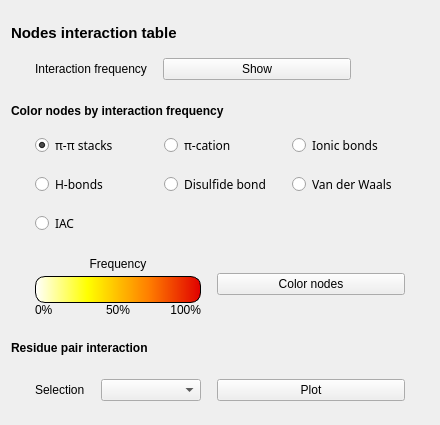
     <widget class="QWidget" name="tab_1">
      <property name="enabled">
       <bool>true</bool>
      </property>
      <property name="sizePolicy">
       <sizepolicy hsizetype="Minimum" vsizetype="Minimum">
        <horstretch>0</horstretch>
        <verstretch>0</verstretch>
       </sizepolicy>
      </property>
      <attribute name="title">
       <string>Nodes</string>
      </attribute>
      <layout class="QVBoxLayout" name="verticalLayout">
       <property name="spacing">
        <number>24</number>
       </property>
       <property name="topMargin">
        <number>24</number>
       </property>
       <property name="bottomMargin">
        <number>24</number>
       </property>
       <item>
        <layout class="QVBoxLayout" name="verticalLayout_12">
         <property name="spacing">
          <number>16</number>
         </property>
         <property name="topMargin">
          <number>0</number>
         </property>
         <item>
          <widget class="QLabel" name="label_31">
           <property name="sizePolicy">
            <sizepolicy hsizetype="Fixed" vsizetype="Preferred">
             <horstretch>0</horstretch>
             <verstretch>0</verstretch>
            </sizepolicy>
           </property>
           <property name="font">
            <font>
             <pointsize>11</pointsize>
             <weight>75</weight>
             <bold>true</bold>
            </font>
           </property>
           <property name="text">
            <string>Nodes interaction table</string>
           </property>
          </widget>
         </item>
         <item>
          <layout class="QGridLayout" name="gridLayout_7">
           <property name="leftMargin">
            <number>24</number>
           </property>
           <property name="topMargin">
            <number>0</number>
           </property>
           <property name="rightMargin">
            <number>24</number>
           </property>
           <item row="0" column="1">
            <widget class="QPushButton" name="bttn_table_freq">
             <property name="sizePolicy">
              <sizepolicy hsizetype="Fixed" vsizetype="Fixed">
               <horstretch>0</horstretch>
               <verstretch>0</verstretch>
              </sizepolicy>
             </property>
             <property name="minimumSize">
              <size>
               <width>188</width>
               <height>0</height>
              </size>
             </property>
             <property name="focusPolicy">
              <enum>Qt::NoFocus</enum>
             </property>
             <property name="text">
              <string>Show</string>
             </property>
            </widget>
           </item>
           <item row="0" column="0">
            <widget class="QLabel" name="label_36">
             <property name="text">
              <string>Interaction frequency</string>
             </property>
            </widget>
           </item>
           <item row="0" column="2">
            <widget class="QLabel" name="label_43">
             <property name="text">
              <string/>
             </property>
            </widget>
           </item>
          </layout>
         </item>
        </layout>
       </item>
       <item>
        <layout class="QVBoxLayout" name="verticalLayout_13">
         <property name="spacing">
          <number>16</number>
         </property>
         <property name="topMargin">
          <number>0</number>
         </property>
         <property name="bottomMargin">
          <number>0</number>
         </property>
         <item>
          <widget class="QLabel" name="label_32">
           <property name="font">
            <font>
             <weight>75</weight>
             <bold>true</bold>
            </font>
           </property>
           <property name="text">
            <string>Color nodes by interaction frequency</string>
           </property>
          </widget>
         </item>
         <item>
          <layout class="QGridLayout" name="gridLayout">
           <property name="leftMargin">
            <number>24</number>
           </property>
           <property name="topMargin">
            <number>0</number>
           </property>
           <property name="rightMargin">
            <number>24</number>
           </property>
           <item row="0" column="0">
            <widget class="QRadioButton" name="pipistack">
             <property name="font">
              <font>
               <family>Sans Serif</family>
               <weight>50</weight>
               <bold>false</bold>
               <stylestrategy>PreferDefault</stylestrategy>
               <kerning>true</kerning>
              </font>
             </property>
             <property name="text">
              <string>π-π stacks</string>
             </property>
             <property name="checked">
              <bool>true</bool>
             </property>
            </widget>
           </item>
           <item row="0" column="2">
            <widget class="QRadioButton" name="ionic">
             <property name="font">
              <font>
               <family>Sans Serif</family>
               <weight>50</weight>
               <bold>false</bold>
              </font>
             </property>
             <property name="text">
              <string>Ionic bonds</string>
             </property>
            </widget>
           </item>
           <item row="1" column="0">
            <widget class="QRadioButton" name="hbond">
             <property name="font">
              <font>
               <family>Sans Serif</family>
               <weight>50</weight>
               <bold>false</bold>
              </font>
             </property>
             <property name="text">
              <string>H-bonds</string>
             </property>
             <property name="checked">
              <bool>false</bool>
             </property>
            </widget>
           </item>
           <item row="0" column="1">
            <widget class="QRadioButton" name="pication">
             <property name="font">
              <font>
               <family>Sans Serif</family>
               <weight>50</weight>
               <bold>false</bold>
              </font>
             </property>
             <property name="text">
              <string>π-cation</string>
             </property>
            </widget>
           </item>
           <item row="1" column="1">
            <widget class="QRadioButton" name="ssbond">
             <property name="font">
              <font>
               <family>Sans Serif</family>
               <weight>50</weight>
               <bold>false</bold>
              </font>
             </property>
             <property name="text">
              <string>Disulfide bond</string>
             </property>
            </widget>
           </item>
           <item row="1" column="2">
            <widget class="QRadioButton" name="vdw">
             <property name="font">
              <font>
               <family>Sans Serif</family>
               <weight>50</weight>
               <bold>false</bold>
              </font>
             </property>
             <property name="text">
              <string>Van der Waals</string>
             </property>
            </widget>
           </item>
           <item row="2" column="0">
            <widget class="QRadioButton" name="iac">
             <property name="font">
              <font>
               <family>Sans Serif</family>
               <weight>50</weight>
               <bold>false</bold>
              </font>
             </property>
             <property name="text">
              <string>IAC</string>
             </property>
            </widget>
           </item>
          </layout>
         </item>
         <item>
          <layout class="QHBoxLayout" name="horizontalLayout_32">
           <property name="spacing">
            <number>16</number>
           </property>
           <property name="leftMargin">
            <number>24</number>
           </property>
           <property name="topMargin">
            <number>0</number>
           </property>
           <property name="rightMargin">
            <number>24</number>
           </property>
           <item>
            <layout class="QVBoxLayout" name="verticalLayout_5">
             <property name="spacing">
              <number>0</number>
             </property>
             <property name="sizeConstraint">
              <enum>QLayout::SetMinimumSize</enum>
             </property>
             <item>
              <widget class="QLabel" name="label_23">
               <property name="sizePolicy">
                <sizepolicy hsizetype="Ignored" vsizetype="Fixed">
                 <horstretch>0</horstretch>
                 <verstretch>0</verstretch>
                </sizepolicy>
               </property>
               <property name="minimumSize">
                <size>
                 <width>0</width>
                 <height>25</height>
                </size>
               </property>
               <property name="text">
                <string>Frequency</string>
               </property>
               <property name="alignment">
                <set>Qt::AlignCenter</set>
               </property>
              </widget>
             </item>
             <item>
              <widget class="QLabel" name="label_24">
               <property name="sizePolicy">
                <sizepolicy hsizetype="Minimum" vsizetype="Minimum">
                 <horstretch>0</horstretch>
                 <verstretch>0</verstretch>
                </sizepolicy>
               </property>
               <property name="minimumSize">
                <size>
                 <width>22</width>
                 <height>27</height>
                </size>
               </property>
               <property name="styleSheet">
                <string notr="true">QLabel{ background: qlineargradient(spread:pad, x1:0, y1:0, x2:1, y2:0, stop:0 rgba(255, 255, 255, 255), stop:0.315789 rgba(255, 255, 0, 255), stop:0.688995 rgba(255, 125, 0, 255), stop:1 rgba(224, 0, 0, 255));
  border-radius: 10px;
  min-height: 25px;
  min-width: 20px;
  border: 1px solid black;
}</string>
               </property>
               <property name="text">
                <string/>
               </property>
              </widget>
             </item>
             <item>
              <layout class="QHBoxLayout" name="horizontalLayout_18">
               <item>
                <widget class="QLabel" name="label_25">
                 <property name="sizePolicy">
                  <sizepolicy hsizetype="Preferred" vsizetype="Fixed">
                   <horstretch>0</horstretch>
                   <verstretch>0</verstretch>
                  </sizepolicy>
                 </property>
                 <property name="text">
                  <string>0%</string>
                 </property>
                </widget>
               </item>
               <item>
                <widget class="QLabel" name="label_26">
                 <property name="sizePolicy">
                  <sizepolicy hsizetype="Fixed" vsizetype="Fixed">
                   <horstretch>0</horstretch>
                   <verstretch>0</verstretch>
                  </sizepolicy>
                 </property>
                 <property name="text">
                  <string>50%</string>
                 </property>
                 <property name="alignment">
                  <set>Qt::AlignCenter</set>
                 </property>
                </widget>
               </item>
               <item>
                <widget class="QLabel" name="label_27">
                 <property name="sizePolicy">
                  <sizepolicy hsizetype="Preferred" vsizetype="Fixed">
                   <horstretch>0</horstretch>
                   <verstretch>0</verstretch>
                  </sizepolicy>
                 </property>
                 <property name="text">
                  <string>100%</string>
                 </property>
                 <property name="alignment">
                  <set>Qt::AlignRight|Qt::AlignTrailing|Qt::AlignVCenter</set>
                 </property>
                </widget>
               </item>
              </layout>
             </item>
            </layout>
           </item>
           <item>
            <widget class="QPushButton" name="bttn_color_resi_freq">
             <property name="sizePolicy">
              <sizepolicy hsizetype="Fixed" vsizetype="Fixed">
               <horstretch>0</horstretch>
               <verstretch>0</verstretch>
              </sizepolicy>
             </property>
             <property name="minimumSize">
              <size>
               <width>188</width>
               <height>0</height>
              </size>
             </property>
             <property name="focusPolicy">
              <enum>Qt::NoFocus</enum>
             </property>
             <property name="text">
              <string>Color nodes</string>
             </property>
            </widget>
           </item>
          </layout>
         </item>
        </layout>
       </item>
       <item>
        <layout class="QVBoxLayout" name="verticalLayout_3">
         <property name="spacing">
          <number>24</number>
         </property>
         <item>
          <widget class="QLabel" name="label_29">
           <property name="font">
            <font>
             <weight>75</weight>
             <bold>true</bold>
            </font>
           </property>
           <property name="text">
            <string>Residue pair interaction</string>
           </property>
          </widget>
         </item>
         <item>
          <layout class="QHBoxLayout" name="pair_interaction">
           <property name="spacing">
            <number>16</number>
           </property>
           <property name="leftMargin">
            <number>24</number>
           </property>
           <property name="rightMargin">
            <number>24</number>
           </property>
           <item>
            <widget class="QLabel" name="label_30">
             <property name="sizePolicy">
              <sizepolicy hsizetype="Fixed" vsizetype="Fixed">
               <horstretch>0</horstretch>
               <verstretch>0</verstretch>
              </sizepolicy>
             </property>
             <property name="text">
              <string>Selection</string>
             </property>
            </widget>
           </item>
           <item>
            <widget class="QComboBox" name="resi_selection">
             <property name="sizePolicy">
              <sizepolicy hsizetype="Preferred" vsizetype="Fixed">
               <horstretch>0</horstretch>
               <verstretch>0</verstretch>
              </sizepolicy>
             </property>
             <property name="minimumSize">
              <size>
               <width>100</width>
               <height>0</height>
              </size>
             </property>
            </widget>
           </item>
           <item>
            <widget class="QPushButton" name="resi_plot">
             <property name="sizePolicy">
              <sizepolicy hsizetype="Fixed" vsizetype="Fixed">
               <horstretch>0</horstretch>
               <verstretch>0</verstretch>
              </sizepolicy>
             </property>
             <property name="minimumSize">
              <size>
               <width>188</width>
               <height>0</height>
              </size>
             </property>
             <property name="toolTip">
              <string>&lt;html&gt;&lt;head/&gt;&lt;body&gt;&lt;p&gt;See how interactions chainges between different states. First create a selection of exactly &lt;span style=&quot; font-weight:600;&quot;&gt;two&lt;/span&gt; residues that are interacting and select the selection in the box above.&lt;/p&gt;&lt;/body&gt;&lt;/html&gt;</string>
             </property>
             <property name="text">
              <string>Plot</string>
             </property>
            </widget>
           </item>
          </layout>
         </item>
        </layout>
       </item>
       <item>
        <spacer name="verticalSpacer">
         <property name="orientation">
          <enum>Qt::Vertical</enum>
         </property>
         <property name="sizeType">
          <enum>QSizePolicy::MinimumExpanding</enum>
         </property>
         <property name="sizeHint" stdset="0">
          <size>
           <width>20</width>
           <height>0</height>
          </size>
         </property>
        </spacer>
       </item>
      </layout>
     </widget>
